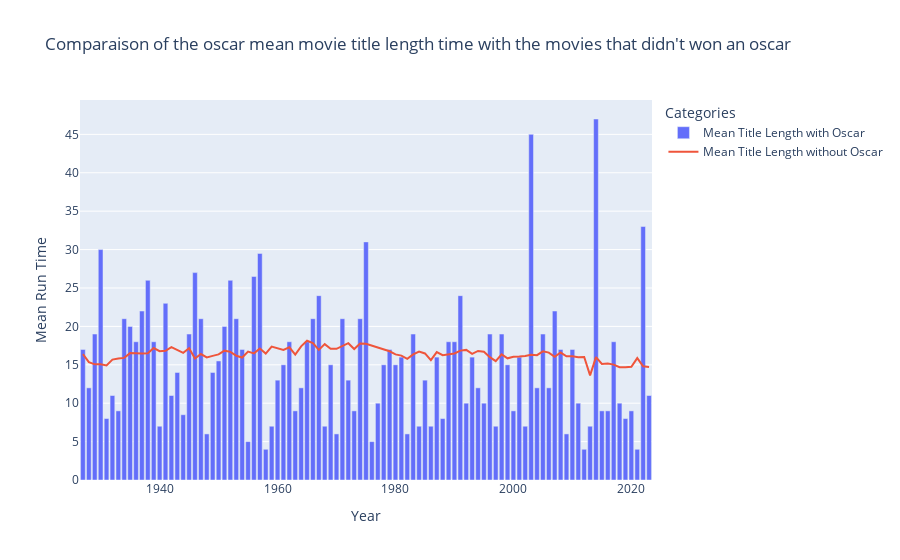

Notebook cell for this chart:
### Code cell
fig = go.Figure()
fig.add_trace(
    go.Bar(
        x=mean_title_length['year'],
        y=mean_title_length['mean title length with oscar'],
        name="Mean Title Length with Oscar"
    )
)

fig.add_trace(
    go.Scatter(
        x=mean_title_length['year'],
        y=mean_title_length['title length without oscar'],
        name="Mean Title Length without Oscar"
    )
)

fig.update_layout(
    title="Comparaison of the oscar mean movie title length time with the movies that didn't won an oscar",
    xaxis_title="Year",
    yaxis_title="Mean Run Time",
    barmode="overlay", 
    legend_title="Categories"
)


fig.show()
